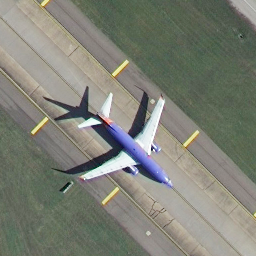
#> input picture airplane/airplane31.tif, 256 x 256 px
$ python main.py
#> lines starting #> are read from the running program, lines starting #| are printed output that depends on the picture; long printed decimals are rounded
import numpy as np
import imageio
from PIL import Image

def PCA_com(data,alpha):
    #去中心化
    data_mean=np.mean(data,axis=0)
    dec_data=data-data_mean
    #计算去中心化后数据的协方差矩阵
    cov=np.cov(dec_data)
    #对协方差矩阵进行特征值分解
    #计算特征值特征向量
    eig_val,eig_vec=np.linalg.eig(cov)
    #按特征值从大到小顺序排列
    idx=np.argsort(-eig_val)
    eig_val=eig_val[idx]
    eig_vec=eig_vec[:,idx]
    #选取主成分个数k,阈值alpha=0.95
    SUM=sum(eig_val)
    compo=0
    for i in range(len(eig_val)):
        compo+=eig_val[i]
        if (compo/SUM)>=alpha:
            break
    k=i
    #得到前k个特征值所对应的特征向量组成矩阵
    W=eig_vec[:,0:k]
    #降维后的数据,用于计算空间节省和压缩率
    new_data=np.dot(dec_data,W)
    #重构图片,要加上去中心化减去的值
    rec_data=np.dot(new_data,np.transpose(W))+data_mean
    #取绝对值并转化为uint8类型(为了重构图像）
    rec_data=np.uint8(np.absolute(rec_data))
    return rec_data,new_data

a=imageio.imread("airplane/airplane31.tif")
#> a is the input picture: shape (256, 256, 3); mean R, G, B 125.4, 127.8, 117.1
a_np=np.array(a)
a_r=a_np[:,:,0]#R
a_g=a_np[:,:,1]#G
a_b=a_np[:,:,2]#B
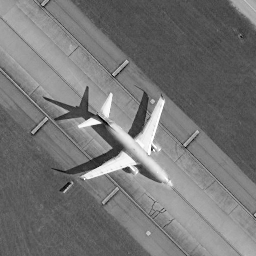
#> a_b: shape (256, 256); min 0, max 255, mean 117.1

a_r_recon,a_r_com=PCA_com(a_r,0.90)
#> in PCA_com, `data_mean=np.mean(data,axis=0)`: data_mean = 256 values, max 137.2 at index 158, min 113.4 at index 142, mean 125.4
#> in PCA_com, `eig_val,eig_vec=np.linalg.eig(cov)`: eig_val = 256 values, max 182518.6 at index 0, min 1.11e-12 at index 242, mean 1594.6
#> in PCA_com, `idx=np.argsort(-eig_val)`: idx = 256 values, max 255 at index 253, min 0 at index 0, mean 127.5
#> in PCA_com, `eig_val=eig_val[idx]`: eig_val = 256 values, max 182518.6 at index 0, min 1.11e-12 at index 255, mean 1594.6
#> in PCA_com, `SUM=sum(eig_val)`: SUM = 408215.5
#> the loop in PCA_com, `for i in range(len(eig_val)):` made 12 passes
#> compo on passes 1 to 12: 182518.6, 243140.8, 285892.6, 314686.6, 331268.1, 339712.6, 347625.8, 354183.1, 358982, 363263.3, 366862.5, 369825.2
#> after the loop in PCA_com, `for i in range(len(eig_val)):`: compo = 369825.2
#> in PCA_com, `k=i`: k = 11
a_g_recon,a_g_com=PCA_com(a_g,0.90)
#> call 2 of PCA_com, with alpha = 0.9
#> in PCA_com (call 2), `data_mean=np.mean(data,axis=0)`: data_mean = 256 values, max 139.8 at index 158, min 117 at index 141, mean 127.8
#> in PCA_com (call 2), `eig_val,eig_vec=np.linalg.eig(cov)`: eig_val = 256 values, max 111486.9 at index 0, min -8.99e-16 at index 253, mean 1209.7
#> in PCA_com (call 2), `idx=np.argsort(-eig_val)`: idx = 256 values, max 255 at index 232, min 0 at index 0, mean 127.5
#> in PCA_com (call 2), `eig_val=eig_val[idx]`: eig_val = 256 values, max 111486.9 at index 0, min -8.99e-16 at index 255, mean 1209.7
#> in PCA_com (call 2), `eig_vec=eig_vec[:,idx]`:
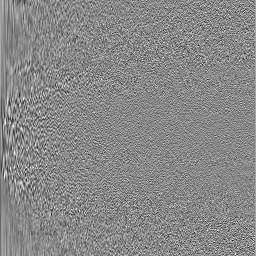
#> eig_vec: shape (256, 256) float64; min -0.327, max 0.283, mean 0.000244; drawn with min black and max white
#> in PCA_com (call 2), `SUM=sum(eig_val)`: SUM = 309684.1
#> the loop in PCA_com (call 2), `for i in range(len(eig_val)):` made 16 passes
#> compo on passes 1 to 12: 111486.9, 160923.3, 193390.1, 219540, 233393.7, 243305.8, 250092.6, 256084.6, 260680.4, 264594.9, 267948.5, 270707.8
#> after the loop in PCA_com (call 2), `for i in range(len(eig_val)):`: compo = 279590.9
#> in PCA_com (call 2), `k=i`: k = 15
#> in PCA_com (call 2), `rec_data=np.dot(new_data,np.transpose(W))+data_mean`:
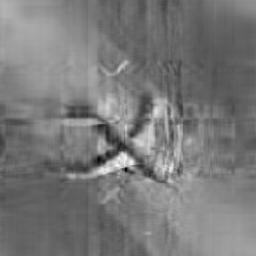
#> rec_data: shape (256, 256) float64; min -8.01, max 277.7, mean 127.8; drawn with min black and max white
a_b_recon,a_b_com=PCA_com(a_b,0.90)
#> call 3 of PCA_com, with alpha = 0.9
#> in PCA_com (call 3), `data_mean=np.mean(data,axis=0)`: data_mean = 256 values, max 136.4 at index 154, min 105.6 at index 229, mean 117.1
#> in PCA_com (call 3), `cov=np.cov(dec_data)`:
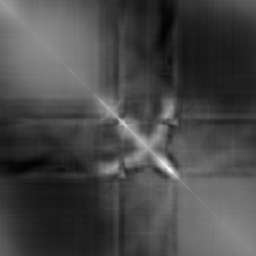
#> cov: shape (256, 256) float64; min -1210.5, max 3060.1, mean 0; drawn with min black and max white
#> in PCA_com (call 3), `eig_val,eig_vec=np.linalg.eig(cov)`:
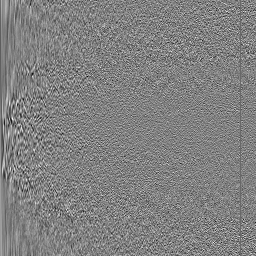
#> eig_vec: shape (256, 256) float64; min -0.318, max 0.308, mean -0.000244; drawn with min black and max white
#> in PCA_com (call 3), `eig_val,eig_vec=np.linalg.eig(cov)`: eig_val = 256 values, max 137139.2 at index 0, min -2.87e-13 at index 240, mean 1334.9
#> in PCA_com (call 3), `idx=np.argsort(-eig_val)`: idx = 256 values, max 255 at index 254, min 0 at index 0, mean 127.5
#> in PCA_com (call 3), `eig_val=eig_val[idx]`: eig_val = 256 values, max 137139.2 at index 0, min -2.87e-13 at index 255, mean 1334.9
#> in PCA_com (call 3), `eig_vec=eig_vec[:,idx]`:
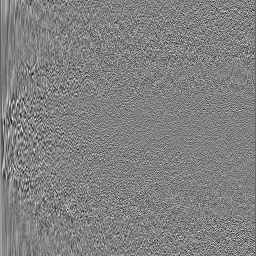
#> eig_vec: shape (256, 256) float64; min -0.318, max 0.308, mean -0.000244; drawn with min black and max white
#> in PCA_com (call 3), `SUM=sum(eig_val)`: SUM = 341726.2
#> the loop in PCA_com (call 3), `for i in range(len(eig_val)):` made 14 passes
#> compo on passes 1 to 12: 137139.2, 198853.4, 234654.3, 256988.3, 271986.6, 280103.8, 286033.4, 291101.3, 295443.3, 298766.1, 301840.8, 304207
#> after the loop in PCA_com (call 3), `for i in range(len(eig_val)):`: compo = 308118.8
#> in PCA_com (call 3), `k=i`: k = 13
recon_color_img=np.dstack((a_r_recon,a_g_recon,a_b_recon))
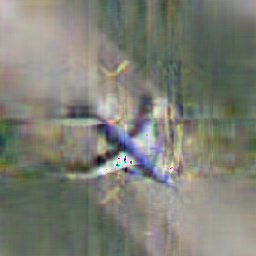
#> recon_color_img: shape (256, 256, 3); mean R, G, B 124.9, 127.2, 116.5
com_pic_size=2*(a_r_com.size+a_g_com.size+a_b_com.size)
#> com_pic_size = 19968
#计算空间节省和压缩率
saved_space=(a.size-com_pic_size)*8/(8*1024)
#> saved_space = 172.5
com_rate=100*(com_pic_size/a.size)
#> com_rate = 10.16
#计算重构误差
recon_err=np.sum((recon_color_img-a)**2)/a.size
#> recon_err = 75.74
#重构图像并显示
img=Image.fromarray(recon_color_img)
img.show()
img.save('01.jpg')
print("节省空间: %f kb" % saved_space)
#| 节省空间: 172.500 kb
print("压缩率: %f%%" %com_rate)
#| 压缩率: 10.156%
print("重构误差: %f" %recon_err)
#| 重构误差: 75.741

$ run again, with airplane/airplane00.tif copied over airplane/airplane31.tif
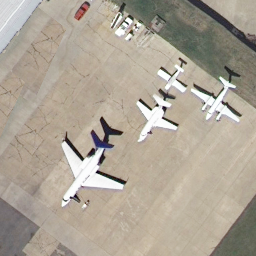
#> input picture airplane/airplane00.tif, 256 x 256 px
#> a is the input picture: shape (256, 256, 3); mean R, G, B 172.4, 163.5, 149.7
#> data_mean = 256 values, max 188.6 at index 85, min 143.9 at index 254, mean 172.4
#> in PCA_com, `eig_val,eig_vec=np.linalg.eig(cov)`: eig_val = 256 values, max 76172.1 at index 0, min -2.95e-13 at index 253, mean 1188.1
#> idx = 256 values, max 255 at index 247, min 0 at index 0, mean 127.5
#> in PCA_com, `eig_val=eig_val[idx]`: eig_val = 256 values, max 76172.1 at index 0, min -2.95e-13 at index 255, mean 1188.1
#> SUM = 304161
#> the loop in PCA_com, `for i in range(len(eig_val)):` made 26 passes
#> compo on passes 1 to 8: 76172.1, 133991.2, 154704.8, 168203.2, 180406.4, 192061.4, 202316.3, 210672.7
#> after the loop in PCA_com, `for i in range(len(eig_val)):`: compo = 274218.1
#> k = 25
#> the loop in PCA_com (call 2), `for i in range(len(eig_val)):` made 28 passes
#> compo on passes 1 to 8: 67934, 115284, 134348.9, 150654.3, 162461.2, 174125, 184423.8, 193419.4
#> W: shape (256, 27) float64
#> new_data: shape (256, 27) float64
#> data_mean = 256 values, max 163.5 at index 90, min 123.7 at index 254, mean 149.7
#> in PCA_com (call 3), `eig_val,eig_vec=np.linalg.eig(cov)`: eig_val = 256 values, max 66542.2 at index 0, min 3.67e-14 at index 252, mean 1124.9
#> in PCA_com (call 3), `eig_val=eig_val[idx]`: eig_val = 256 values, max 66542.2 at index 0, min 3.67e-14 at index 255, mean 1124.9
#> in PCA_com (call 3), `eig_vec=eig_vec[:,idx]`:
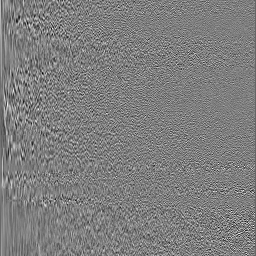
#> eig_vec: shape (256, 256) float64; min -0.318, max 0.322, mean -0.000244; drawn with min black and max white
#> SUM = 287977.4
#> the loop in PCA_com (call 3), `for i in range(len(eig_val)):` made 29 passes
#> compo on passes 1 to 8: 66542.2, 107732.7, 130826.4, 146602, 159239.1, 170411.2, 180479.5, 189971.4
#> after the loop in PCA_com (call 3), `for i in range(len(eig_val)):`: compo = 259200.9
#> k = 28
#> W: shape (256, 28) float64
#> new_data: shape (256, 28) float64
#> `recon_color_img=np.dstack((a_r_recon,a_g_recon,a_b_recon))`:
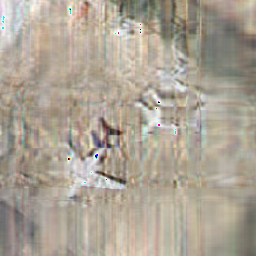
#> recon_color_img: shape (256, 256, 3); mean R, G, B 171.8, 162.9, 149.1
#> recon_err = 87.38
#| 节省空间: 152.000 kb
#| 压缩率: 20.833%
#| 重构误差: 87.381

$ run again, with airplane/airplane01.tif copied over airplane/airplane31.tif
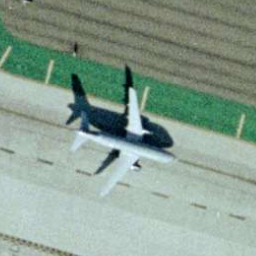
#> input picture airplane/airplane01.tif, 256 x 256 px
#> a is the input picture: shape (256, 256, 3); mean R, G, B 137.4, 158.1, 144.1
#> data_mean = 256 values, max 154.1 at index 133, min 120 at index 126, mean 137.4
#> in PCA_com, `eig_val,eig_vec=np.linalg.eig(cov)`: eig_val = 256 values, max 88355.4 at index 0, min 6.91e-14 at index 235, mean 1110.3
#> idx = 256 values, max 255 at index 250, min 0 at index 0, mean 127.5
#> in PCA_com, `eig_val=eig_val[idx]`: eig_val = 256 values, max 88355.4 at index 0, min 6.91e-14 at index 255, mean 1110.3
#> SUM = 284232.3
#> the loop in PCA_com, `for i in range(len(eig_val)):` made 11 passes
#> compo on passes 1 to 8: 88355.4, 138223.1, 174622.3, 200245.3, 213816.5, 225067.6, 233438.8, 240835.5
#> after the loop in PCA_com, `for i in range(len(eig_val)):`: compo = 257468.7
#> k = 10
#> the loop in PCA_com (call 2), `for i in range(len(eig_val)):` made 13 passes
#> compo on passes 1 to 8: 50360.1, 90797, 121311.3, 135388.8, 145535.3, 152521.4, 159015.5, 165148
#> data_mean = 256 values, max 167.9 at index 133, min 129.3 at index 126, mean 144.1
#> in PCA_com (call 3), `eig_val,eig_vec=np.linalg.eig(cov)`: eig_val = 256 values, max 56882.3 at index 0, min -8.34e-14 at index 234, mean 792
#> idx = 256 values, max 255 at index 249, min 0 at index 0, mean 127.5
#> in PCA_com (call 3), `eig_val=eig_val[idx]`: eig_val = 256 values, max 56882.3 at index 0, min -8.34e-14 at index 255, mean 792
#> in PCA_com (call 3), `eig_vec=eig_vec[:,idx]`:
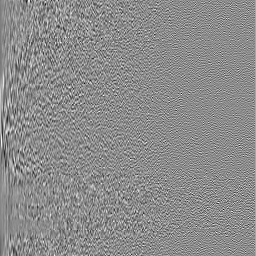
#> eig_vec: shape (256, 256) float64; min -0.329, max 0.27, mean 0.000244; drawn with min black and max white
#> SUM = 202764.4
#> the loop in PCA_com (call 3), `for i in range(len(eig_val)):` made 14 passes
#> compo on passes 1 to 8: 56882.3, 91746.6, 115762.5, 134376.8, 144123.9, 151813.5, 158809.4, 164189.8
#> after the loop in PCA_com (call 3), `for i in range(len(eig_val)):`: compo = 183662.7
#> k = 13
#> `recon_color_img=np.dstack((a_r_recon,a_g_recon,a_b_recon))`:
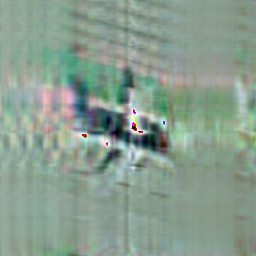
#> recon_color_img: shape (256, 256, 3); mean R, G, B 136.9, 157.3, 143.3
#> recon_err = 114.8
#| 节省空间: 174.500 kb
#| 压缩率: 9.115%
#| 重构误差: 114.752
